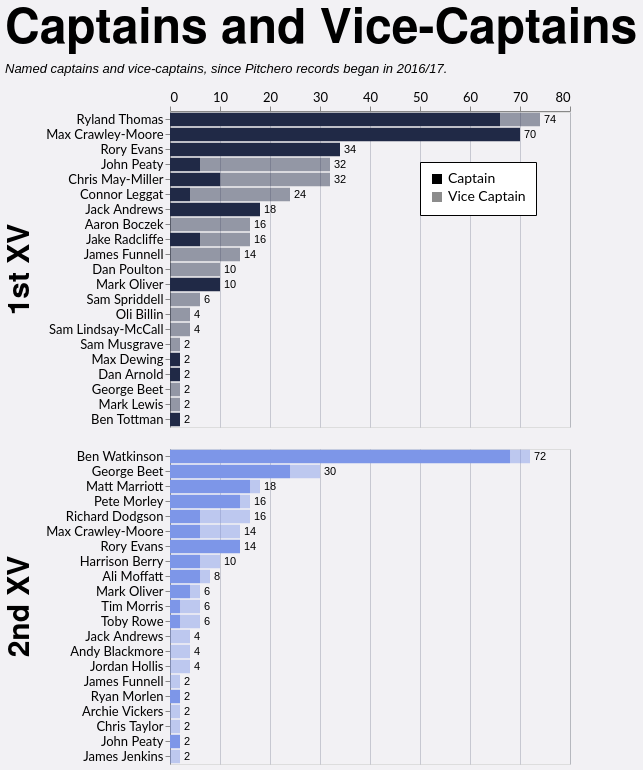

The Vega-Lite source for this figure:
### Vega-Lite specification from a JSON file in a GitHub repository (floating-point values rounded to 4 significant figures; data arrays with more than 128 entries replaced by an {"elided": "..."} marker saying what was removed)
{"config": {"axis": {"labelFont": "Lato, sans-serif", "titleFont": "PT Sans Narrow, Helvetica Neue, Helvetica, Arial, sans-serif", "labelFontSize": 13, "titleFontSize": 24, "gridColor": "#202947", "gridOpacity": 0.2}, "header": {"labelFont": "PT Sans Narrow, Helvetica Neue, Helvetica, Arial, sans-serif", "titleFont": "PT Sans Narrow, Helvetica Neue, Helvetica, Arial, sans-serif", "labelFontSize": 24, "titleFontSize": 28, "labelFontWeight": "bold", "orient": "left"}, "legend": {"labelFont": "Lato, sans-serif", "titleFont": "PT Sans Narrow, Helvetica Neue, Helvetica, Arial, sans-serif", "labelFontSize": 14, "titleFontSize": 16, "titlePadding": 5, "fillColor": "white", "strokeColor": "black", "padding": 10, "titleFontWeight": "lighter", "titleFontStyle": "italic", "titleColor": "gray", "offset": 10}, "title": {"font": "PT Sans Narrow, Helvetica Neue, Helvetica, Arial, sans-serif", "fontSize": 48, "fontWeight": "bold", "anchor": "start", "align": "center", "titlePadding": 20, "subtitlePadding": 10, "subtitleFontSize": 13, "subtitleColor": "", "subtitleFontStyle": "italic", "offset": 15, "color": "black"}, "axisX": {"labelAngle": 0}, "facet": {"title": null, "header": null, "align": {"row": "each", "column": "each"}}, "resolve": {"scale": {"y": "independent", "facet": "independent"}}, "background": "#f2f1f4"}, "data": {"name": "data-0d2dfc23d1258428cefefb960ce3df3c"}, "facet": {"row": {"field": "squad", "header": {"labelExpr": "datum.value + ' XV'", "labelFontSize": 30, "title": null}, "sort": ["1st", "2nd"], "title": null, "type": "nominal"}}, "spec": {"layer": [{"mark": {"type": "bar"}, "encoding": {"color": {"field": "squad", "legend": null, "scale": {"domain": ["1st", "2nd"], "range": ["#202946", "#7d96e8"]}, "sort": ["1st", "2nd"], "type": "nominal"}, "opacity": {"field": "role", "legend": {"legendX": 250, "legendY": 50, "orient": "none", "title": null}, "scale": {"domain": ["Captain", "Vice Captain"], "range": [1.0, 0.45]}, "sort": ["Captain", "Vice Captain"], "type": "nominal"}, "order": {"field": "stack_order", "sort": "ascending", "type": "quantitative"}, "tooltip": [{"field": "player", "title": "Player", "type": "nominal"}, {"field": "squad", "title": "Squad", "type": "nominal"}, {"field": "role", "title": "Role", "type": "nominal"}, {"field": "games_agg", "title": "Games", "type": "quantitative"}], "x": {"axis": {"orient": "top", "title": null}, "field": "x0", "type": "quantitative"}, "x2": {"field": "x2"}, "y": {"field": "player", "sort": {"field": "player_total", "order": "descending"}, "title": null, "type": "nominal"}}, "transform": [{"aggregate": [{"op": "sum", "field": "games", "as": "games_agg"}, {"op": "max", "field": "player_total", "as": "player_total"}], "groupby": ["player", "squad", "role", "stack_order"]}, {"window": [{"op": "sum", "field": "games_agg", "as": "x2"}], "frame": [null, 0], "groupby": ["player", "squad"], "sort": [{"field": "stack_order", "order": "ascending"}]}, {"calculate": "datum.x2 - datum.games_agg", "as": "x0"}]}, {"mark": {"type": "text", "align": "left", "baseline": "middle", "color": "black", "dx": 4, "fontSize": 11}, "encoding": {"text": {"field": "total_games", "format": ".0f", "type": "quantitative"}, "x": {"axis": {"orient": "top", "title": null}, "field": "total_games", "type": "quantitative"}, "y": {"field": "player", "sort": {"field": "player_total", "order": "descending"}, "title": null, "type": "nominal"}}, "transform": [{"aggregate": [{"op": "sum", "field": "games", "as": "total_games"}, {"op": "max", "field": "player_total", "as": "player_total"}], "groupby": ["player", "squad"]}]}], "height": {"step": 15}, "transform": [{"joinaggregate": [{"op": "sum", "field": "games", "as": "player_total"}], "groupby": ["player", "squad"]}], "width": 400}, "resolve": {"scale": {"y": "independent"}}, "title": {"text": "Captains and Vice-Captains", "subtitle": "Named captains and vice-captains, since Pitchero records began in 2016/17."}, "$schema": "https://vega.github.io/schema/vega-lite/v5.20.1.json", "datasets": {"data-0d2dfc23d1258428cefefb960ce3df3c": {"elided": "197 records"}}}
